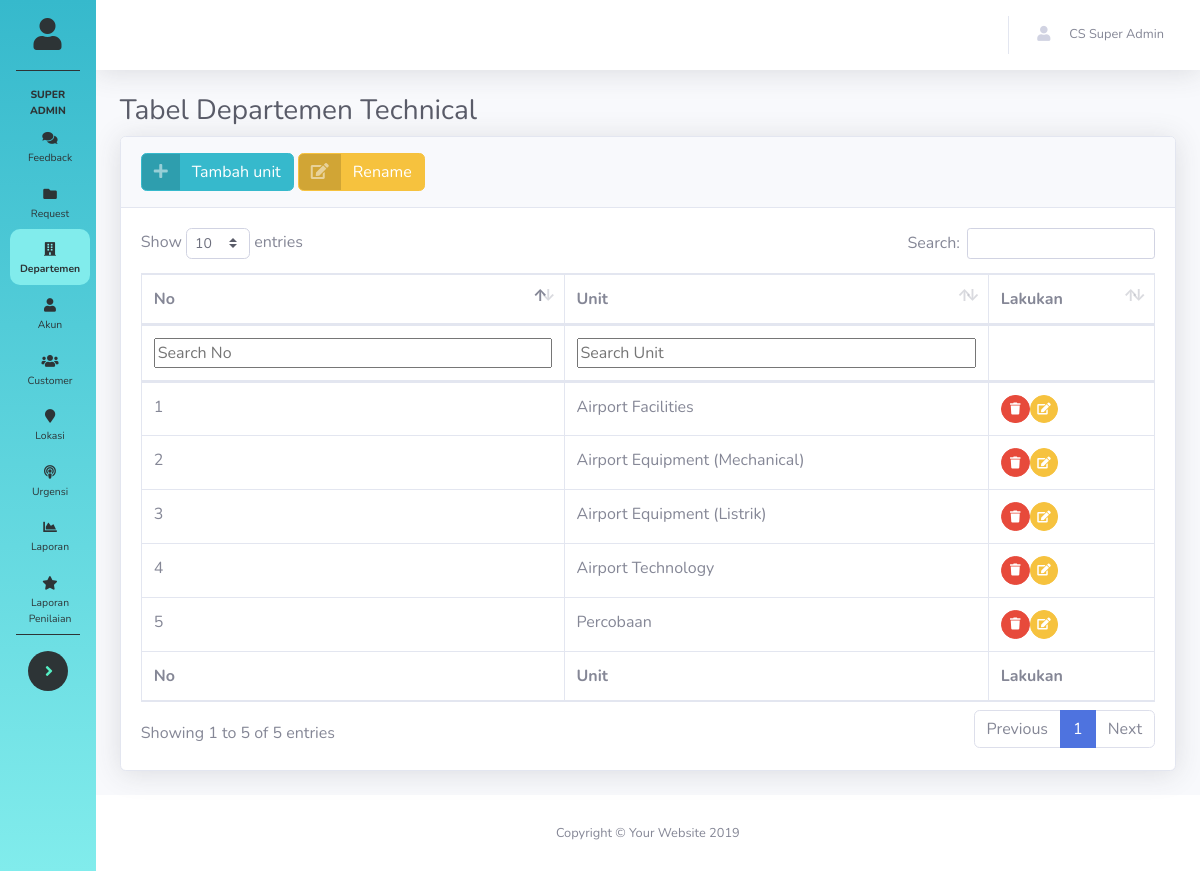
Screenshot of /Admin/detail_departemen.php?id=3 (signed in) with the database file from the repository.
### tables this page shows
CREATE TABLE `tb_departemen` (
  `id_departemen` int(11) NOT NULL,
  `Departemen` varchar(200) DEFAULT NULL
);

CREATE TABLE `tb_unit` (
  `id_unit` int(11) NOT NULL,
  `id_departemen` int(11) DEFAULT NULL,
  `nama_unit` text DEFAULT NULL
);

### Admin/detail_departemen.php (the view, shortened to what this page needs)
<?php
include 'header.php';
?>
        <?php
        $id_departemen = $_GET['id'];
            $query = mysqli_query($koneksi, "SELECT * FROM tb_departemen where id_departemen='$id_departemen'") or die(mysqli_error($koneksi));
            $row = mysqli_fetch_array($query);
        ?>
        <div class="container-fluid">
          <?php
             echo '<h1 class="h3 mb-2 text-gray-800">Tabel Departemen '.$row['Departemen'].'</h1>'
          ?>
          <div class="card shadow mb-4">
            <div class="card-header py-3">
              <a href=<?php echo "'../Admin/add_unit.php?id=".$id_departemen."'"; ?> class="btn btn-info btn-icon-split">
                    <span class="icon text-white-50">
                      <i class="fas fa-plus"></i>
                    </span>
                    <span class="text">Tambah unit</span>
                  </a>
                  <button type="button" class="btn btn-warning btn-icon-split" data-toggle="modal" data-target="#exampleModal">
                      <span class="icon text-white-50">
                        <i class="fas fa-edit"></i>
                      </span>
                      <span class="text">
                          Rename
                      </span>
                    </button>
            </div>
            <div class="card-body">
              <div class="table-responsive">
                <table class="table table-bordered" id="dataTable" width="100%" cellspacing="0">
                  <thead>
                    <tr>
                      <th>No</th>
                      <th>Unit</th>
                      <th>Lakukan</th>
                    </tr>
                  </thead>
                  <tfoot>
                    <tr>
                      <th>No</th>
                      <th>Unit</th>
                      <th>Lakukan</th>
                    </tr>
                  </tfoot>
                  <tbody>
                    <?php
                    $id_departemen = $_GET['id'];
                      $mahasiswa = mysqli_query($koneksi, "SELECT * from tb_departemen inner join tb_unit on tb_departemen.id_departemen = tb_unit.id_departemen where tb_unit.id_departemen = '$id_departemen'") or die(mysqli_error($koneksi));
                      $no=1;
                      foreach ( $mahasiswa as $row){
                          echo "<tr>
                              <td>$no</td>
                              <td>".$row['nama_unit']."</td>
                              <td>
                              <a href='../action/delete_unit.php?id=".$row['id_unit']."' class='btn btn-danger btn-circle btn-sm' name='hapus' onclick='return";
                                echo ' confirm("Apakah ingin menghapus unit '.$row['nama_unit'].'?")';
                                echo"'>
                                <i class='fas fa-trash'></i>
                              </a>";
                                echo '<button type="button" class="btn btn-warning btn-circle btn-sm" data-toggle="modal" data-target="#exampleModal'.$no.'">
                                    <i class="fas fa-edit"></i>
                                </button>
                                <div class="modal fade" id="exampleModal'.$no.'" tabindex="-1" role="dialog" aria-labelledby="exampleModalLabel" aria-hidden="true">
                                  <div class="modal-dialog" role="document">
                                    <div class="modal-content">
                                      <div class="modal-header">
                                        <h5 class="modal-title" id="exampleModalLabel">Ganti Nama Unit '.$row['nama_unit'].'</h5>
                                        <button type="button" class="close" data-dismiss="modal" aria-label="Close">
                                          <span aria-hidden="true">&times;</span>
                                        </button>
                                      </div>
                                      <form action="../action/edit_unit.php" method="post">
                                          <div class="modal-body">
                                            <input type="text" class="form-control" placeholder="Nama Unit" name="nama_unit">
                                            <input type="hidden" value="'.$row['id_unit'].'" name="id_unit">
                                            <input type="hidden" value="'.$id_departemen.'" name="id_departemen">
                                          </div>
                                          <div class="modal-footer">
                                            <button type="button" class="btn btn-secondary" data-dismiss="modal">Close</button>
                                            <button type="submit" class="btn btn-primary">Rename</button>
                                          </div>
                                      </form>
                                    </div>
                                  </div>
                                </div>';
                              echo"</td>
                            </tr>";
                          $no++;
                      }
                    ?>
                  </tbody>
                </table>
              </div>
            </div>
          </div>
        </div>
      </div>
<?php include 'footer.php';
?>

### rows the page displays
tb_departemen: Departemen "Technical"
tb_unit: nama_unit "Airport Facilities"
tb_unit: nama_unit "Airport Equipment (Mechanical)"
tb_unit: nama_unit "Airport Equipment (Listrik)"
tb_unit: nama_unit "Airport Technology"
tb_unit: nama_unit "Percobaan"

### other values shown
$_SESSION['hak_akses'] "SUPER ADMIN"
$_SESSION['nama'] "CS Super Admin"
